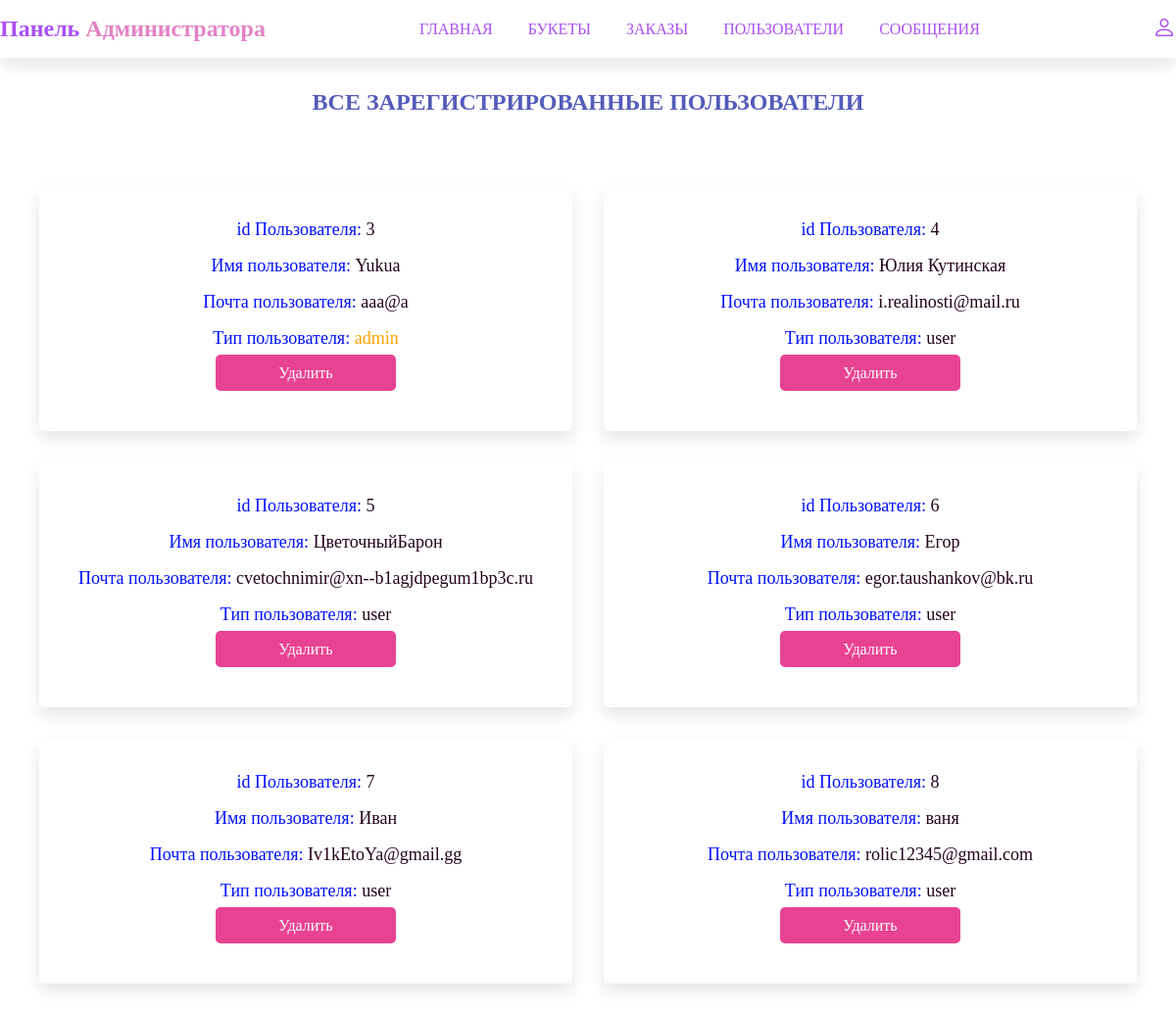
Screenshot of /admin_user.php (signed in) with the database file from the repository.
### tables this page shows
CREATE TABLE IF NOT EXISTS `users` (
  `id` int(11) NOT NULL,
  `name` varchar(255) NOT NULL,
  `email` varchar(255) NOT NULL,
  `password` varchar(255) NOT NULL,
  `user_type` varchar(255) NOT NULL DEFAULT 'user'
);

### admin_user.php (the view, shortened to what this page needs)
<?php
include 'connection.php';
?>
<!DOCTYPE html>
<html lang="en">
<head>
    <link rel="stylesheet" href="https://cdn.jsdelivr.net/npm/bootstrap-icons@1.10.2/font/bootstrap-icons.css">
    <link rel="stylesheet" type="text/css" href="style.css">
</head>
<body>
    <?php include 'admin_header.php'; ?>
<section class="user_container">
    <h1 class="title">Все зарегистрированные пользователи</h1>
    <div class="box-container">
    <?php
        $select_users = mysqli_query($conn, "SELECT * FROM users") or die('Error');
        if(mysqli_num_rows($select_users) > 0){
            while($fetch_users = mysqli_fetch_assoc($select_users)){
        ?>
        <div class="box">
            <p>id Пользователя: <span><?php echo $fetch_users['id']; ?></span></p>
            <p>Имя пользователя: <span><?php echo $fetch_users['name']; ?></span></p>
            <p>Почта пользователя: <span><?php echo $fetch_users['email']; ?></span></p>
            <p>Тип пользователя: <span style="color:<?php if($fetch_users['user_type']=='admin'){echo 'orange';};?>"><?php echo $fetch_users['user_type']; ?></span></p>
            <a href="admin_user.php?delete=<?php echo $fetch_users['id'] ?>" class="delete" onclick="return confirm('delete this')">Удалить</a>
        </div>
                <?php
            }
        }
        ?>
    </div>
</section>
</body>
</html>

### admin_header.php (shortened to what this page needs)
<!DOCTYPE html>
<html lang="en">
<head>
    <link rel="stylesheet" href="https://cdn.jsdelivr.net/npm/bootstrap-icons@1.10.2/font/bootstrap-icons.css">
    <link rel="stylesheet" type="text/css" href="style.css">
</head>
<body>
    <header class="header">
        <div class="flex">
            <a href="admin.php" class="logo">Панель <span>Администратора</span></a>
            <nav class="navbar">
                <a href="admin.php">Главная</a>
                <a href="admin_product.php">Букеты</a>
                <a href="admin_orders.php">Заказы</a>
                <a href="admin_user.php">Пользователи</a>
                <a href="admin_message.php">Сообщения</a>
            </nav>
        <div class="icons">
        <i class="bi bi-person" id="user-btn"></i>
        </div>
</div>
    </header>
</body>
</html>

### style.css (style rules this page uses)
* { margin:0; padding: 0; box-sizing: border-box; }
:root { --white-alpha-40: rgba(255,255,255,0.40); --white-alpha-25: rgba(255, 255, 255, 0.25); --backdrope-filter-blur: blur(5px); --pink: #e84393; --box-shadow: 0 .5rem 1rem rgba(0,0,0,0.1); }
a { text-decoration: none; }
header { background: #fff; width: 100%; padding: 1rem 0; box-shadow: var(--box-shadow); position: sticky; z-index: 1000; }
.flex { max-width: 1200px; display: flex; justify-content: space-between; align-items: center; position: relative; margin: 0 auto; }
.logo { font-size: 1.5rem; font-weight: bold; color: #aa4ff3; }
.logo span { color: #e382c5; }
.navbar a { margin: 0 1rem; font-size: 1rem; color: #aa4ff3; text-transform: uppercase; }
.header .icons { display:flex; }
.header .icons i { margin-left: 1.2rem; font-size: 1.5rem; cursor: pointer; color: #aa4ff3; }
.title { text-align: center; text-transform: uppercase; margin: 2rem 0; color: #545bba; }
.box-container { padding: 2% 8%; display: grid; grid-template-columns: repeat(auto-fit,minmax(18rem,1fr)); justify-content: center; align-items: center; }
.box-container .box { box-shadow: var(--box-shadow); padding: 1rem 0; background: var(--white-alpha-25); border: 2px solid var(--white-alpha-40); margin: 1rem; text-align: center; border-radius: 5px; }
.box-container .box p { font-size: 18px; margin: 1rem 0; color: #0011ff; }
.box-container .box span { font-size: 18px; margin: 1rem 0; color: #24021c; }
.edit, .delete { margin: .5rem; text-transform: capitalize; color: #fff; background: var(--pink); padding: .5rem 2rem; border-radius: 5px; }
.box-container .delete { padding: .6rem 12%; }
.user_container .box-container, .message-container .box-container { padding: 2%; display: grid; grid-template-columns: repeat(auto-fit, minmax(25rem,1fr)); }
.user_container .box-container .box { padding-bottom: 3rem; }

### rows the page displays
users: id "3", name "Yukua", email "aaa@a", user_type "admin"
users: id "4", name "Юлия Кутинская", email "i.realinosti@mail.ru", user_type "user"
users: id "5", name "ЦветочныйБарон", email "cvetochnimir@xn--b1agjdpegum1bp3c.ru", user_type "user"
users: id "6", name "Егор", email "egor.taushankov@bk.ru", user_type "user"
users: id "7", name "Иван", email "Iv1kEtoYa@gmail.gg", user_type "user"
users: id "8", name "ваня", email "rolic12345@gmail.com", user_type "user"
